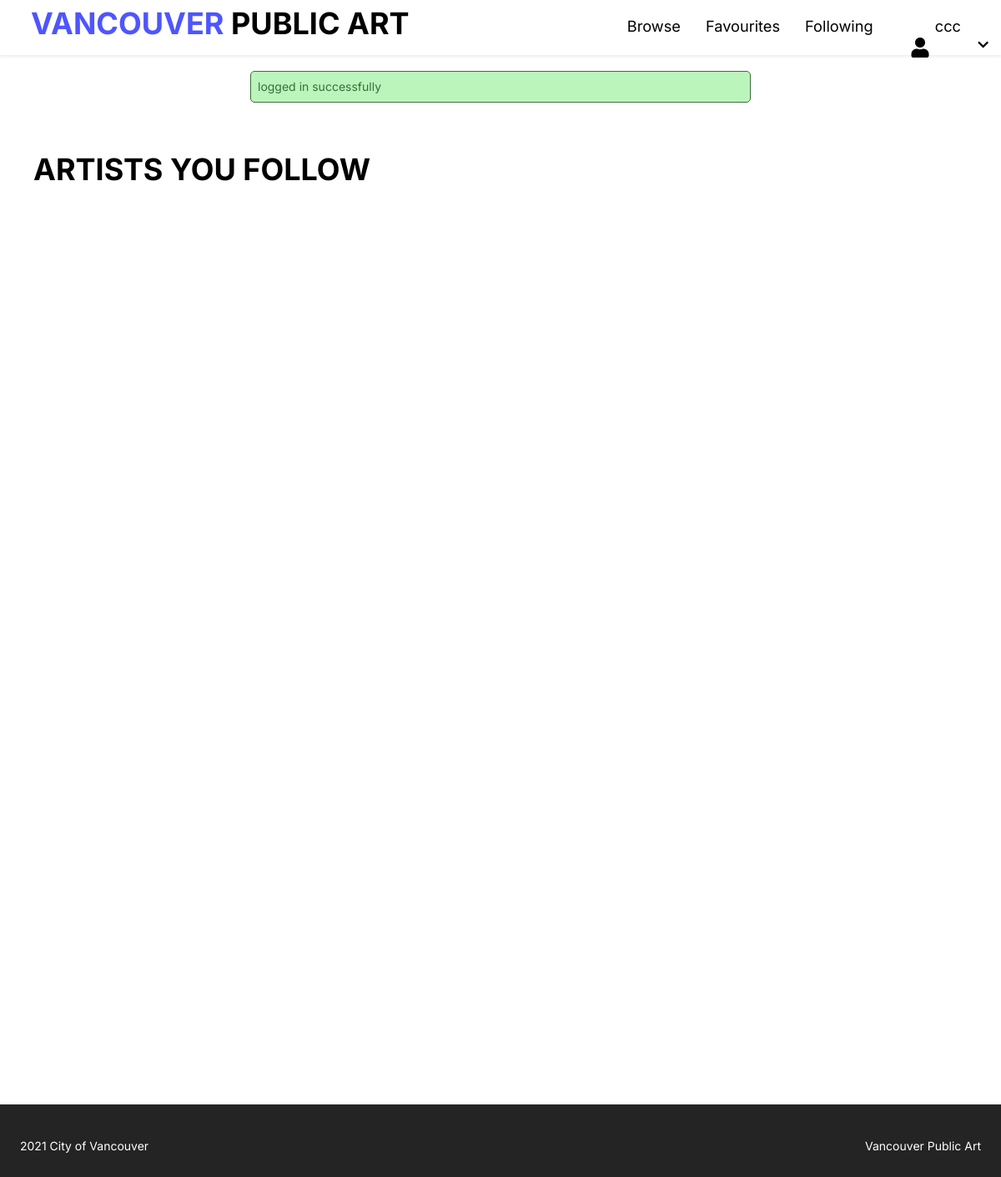
The page /public/member/following.php (signed in) on the database as committed earlier.
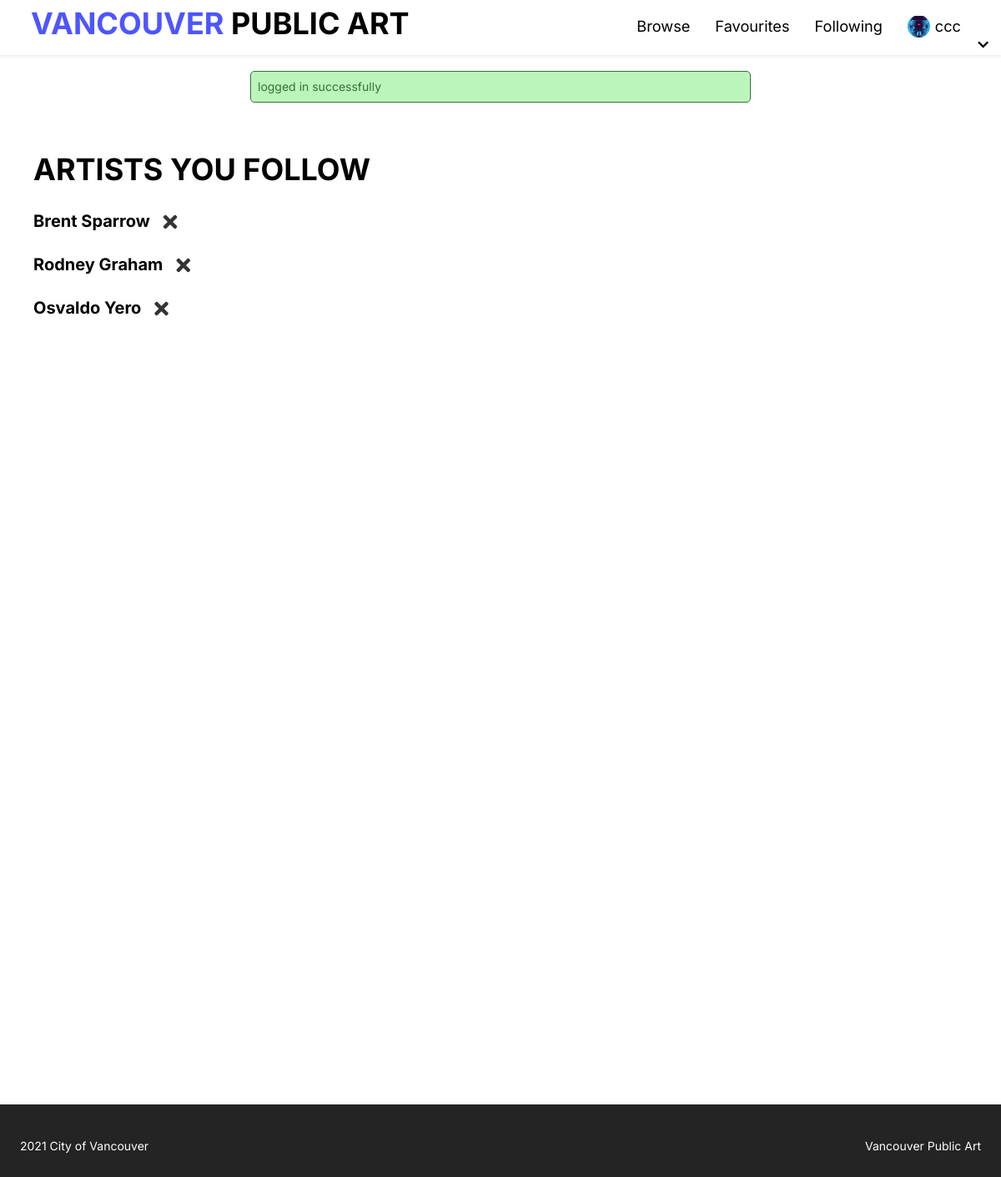
The same page on the database as committed later.
### tables this page shows
CREATE TABLE `member` (
  `userID` int(4) NOT NULL,
  `username` varchar(30) NOT NULL,
  `password` varchar(500) NOT NULL,
  `name` varchar(50) NOT NULL,
  `phoneNumber` int(10) NOT NULL,
  `profilePhoto` varchar(500) NOT NULL,
  `email` varchar(500) NOT NULL
);

CREATE TABLE `artwork` (
  `artID` int(4) NOT NULL,
  `artName` varchar(150) DEFAULT NULL,
  `artistStatement` text DEFAULT NULL,
  `type` varchar(25) DEFAULT NULL,
  `status` varchar(13) DEFAULT NULL,
  `siteName` varchar(83) DEFAULT NULL,
  `siteAddress` varchar(95) DEFAULT NULL,
  `material` varchar(100) DEFAULT NULL,
  `photoURL` varchar(97) DEFAULT NULL,
  `ownership` varchar(50) DEFAULT NULL,
  `neighborhood` varchar(24) DEFAULT NULL,
  `locationOnSite` varchar(279) DEFAULT NULL,
  `geom` varchar(58) DEFAULT NULL,
  `description` text DEFAULT NULL,
  `artistID` int(3) NOT NULL,
  `year` int(4) DEFAULT NULL
);

CREATE TABLE `artist` (
  `artistID` int(3) NOT NULL,
  `firstName` varchar(28) DEFAULT NULL,
  `lastName` varchar(30) DEFAULT NULL,
  `biography` text DEFAULT NULL,
  `country` varchar(13) DEFAULT NULL,
  `artistPhotoURL` varchar(87) DEFAULT NULL,
  `website` varchar(57) DEFAULT NULL
);

CREATE TABLE `followinglist` (
  `followID` int(11) NOT NULL,
  `userID` int(4) NOT NULL,
  `artistID` int(3) NOT NULL
);

### private/initialize.php (called while the page is built, shortened)
<?php
$profileImageDestination = 'Assets/img/';
function url_for($script_path)
{
  if ($script_path[0] != '/') {
    $script_path = "/" . $script_path;
  }
  return WWW_ROOT . $script_path;
}

### private/database/db.php (called while the page is built, shortened)
<?php
require('db_connect.php');
function executeQuery($sql, $data)
{
    global $conn;
    $stmt = $conn->prepare($sql);
    $values = array_values($data);
    $types = str_repeat('s', count($values));
    $stmt->bind_param($types, ...$values);
    $stmt->execute();
    return $stmt;
}
function selectOneByOneTable($table, $conditions)
{
    $sql = "SELECT * FROM $table";
    $i = 0;
    foreach ($conditions as $key => $value) {
        if ($i === 0) {
            $sql = $sql . " WHERE $key=?";
        } else {
            $sql = $sql . " AND $key=?";
        }
        $i++;
    }
    $sql = $sql . " LIMIT 1";
    $stmt = executeQuery($sql, $conditions);
    $records = $stmt->get_result()->fetch_assoc();
    return $records;
}
function selectAllFromFourTables2($artwork, $followinglist, $member, $artist, $userID, $limit)
{
    global $conn;
    $query = "SELECT DISTINCT f.followID,m.userID,a.artID,a.artName,a.year,a.photoURL,a1.artistID,a1.firstName,a1.lastName,a.status,a.description
    FROM $artwork a INNER JOIN $followinglist f ON f.artistID = a.artistID
                INNER JOIN $member m ON f.userID = m.userID
                INNER JOIN $artist a1 ON a.artistID = a1.artistID WHERE m.userID =$userID GROUP BY f.followID";
    $result = mysqli_query($conn, $query);
    return $result;
}

### private/controller/getfollowing.php (called while the page is built)
<?php
$artwork = 'artwork';
$followinglist = 'followinglist';
$member = 'member';
$artist = 'artist';
$userID = $_SESSION['userID'];
$followingData = selectAllFromFourTables2($artwork, $followinglist, $member, $artist, $userID, '');
?>

### public/member/following.php (the view, shortened to what this page needs)
<?php include('../../private/initialize.php');
include("../../private/database/db.php");
include("../../private/controller/getfollowing.php");
?>
<!DOCTYPE html>
<html lang="en">
<head>
    <link rel="stylesheet" href="https://code.jquery.com/ui/1.9.2/themes/base/jquery-ui.css">
    <link rel="stylesheet" href="https://maxcdn.bootstrapcdn.com/bootstrap/3.4.1/css/bootstrap.min.css">
    <link rel="stylesheet" href="https://use.fontawesome.com/releases/v5.7.2/css/all.css">
</head>
<body>
    <?php include(INCLUDE_PATH . '/header.php'); ?>
    <?php include(INCLUDE_PATH . '/message.php'); ?>
    <div class="msg">
    </div>
    <div class="main-containers">
        <h1>ARTISTS YOU FOLLOW</h1>
        <div class="artistList">
            <?php foreach ($followingData as $follow) { ?>
                <div class="artistBox" id="follow<?php echo $follow['followID'] ?>">
                    <a href="../artist_detail.php?artistID=<?php echo $follow['artistID'] ?>">
                        <h2 class="textlink"><?php echo $follow['firstName'] ?> <?php echo $follow['lastName']  ?></h2>
                    </a>
                    <i class="fas fa-times removeBtn" style="cursor:pointer;" onclick="removeFollowingList(<?php echo $follow['followID'] ?>)"></i>
                </div>
            <?php } ?>
        </div>
    </div>
    <?php include(INCLUDE_PATH . '/footer.php'); ?>
</body>

### private/includes/header.php (shortened to what this page needs)
<header>
    <div class="logo">
        <a href="<?php echo url_for('/index.php') ?>">
            <h1 class="logo-text"><span>VANCOUVER </span>PUBLIC ART</h1>
        </a>
    </div>
    <ul class="nav">
        <li><a href="<?php echo url_for('/browse.php') ?>">Browse</a></li>
        <?php if (isset($_SESSION['userID'])) { ?>
            <?php if (isset($_SESSION['userID'])) {
                $userid = $_SESSION['userID'];
                $user = selectOneByOneTable('member', ['userID' => $userid]);
                $profilePhote = $user['profilePhoto'];
            }  ?>
            <li><a href="<?php echo url_for('member/favourite.php?userID=' . $_SESSION['userID']) ?>">Favourites</a></li>
            <li><a href="<?php echo url_for('member/following.php?userID=' . $_SESSION['userID']) ?>">Following</a></li>
            <li>
                <a href="#" style="display:flex;">
                    <?php if ($profilePhote != null) { ?>
                        <div class="" style="width:1.5em; height:1.5em; overflow:hidden; border-radius: 50%; margin-right:0.3em;">
                            <img style="width:100%; height:100%; object-fit: cover;" src="<?php echo url_for($profileImageDestination . $profilePhote); ?>" />
                        </div>
                    <?php } else { ?>
                        <i class="fa fa-user" style="margin-right:0.3em; padding-top:0.3em;"></i>
                    <?php } ?>
                    <?php echo $_SESSION['username']; ?>
                    <i class="fa fa-chevron-down" style="font-size: .8em; padding-top:0.65em; padding-left:0.3em;"></i>
                </a>
            </li>
        <?php } else { ?>
            <li><a href="register.php">Sign Up</a></li>
            <li><a href="login.php">Login</a></li>
        <?php } ?>
    </ul>
</header>

Rows that differ between the two databases and show on the page:
now on this page (row edited): member: profilePhoto (picture)
now on this page (row unchanged): artwork: artistID.firstName "Brent", artistID.lastName "Sparrow"
now on this page (row unchanged): artwork: artistID.firstName "Rodney", artistID.lastName "Graham"
now on this page (row unchanged): artwork: artistID.firstName "Osvaldo", artistID.lastName "Yero"
